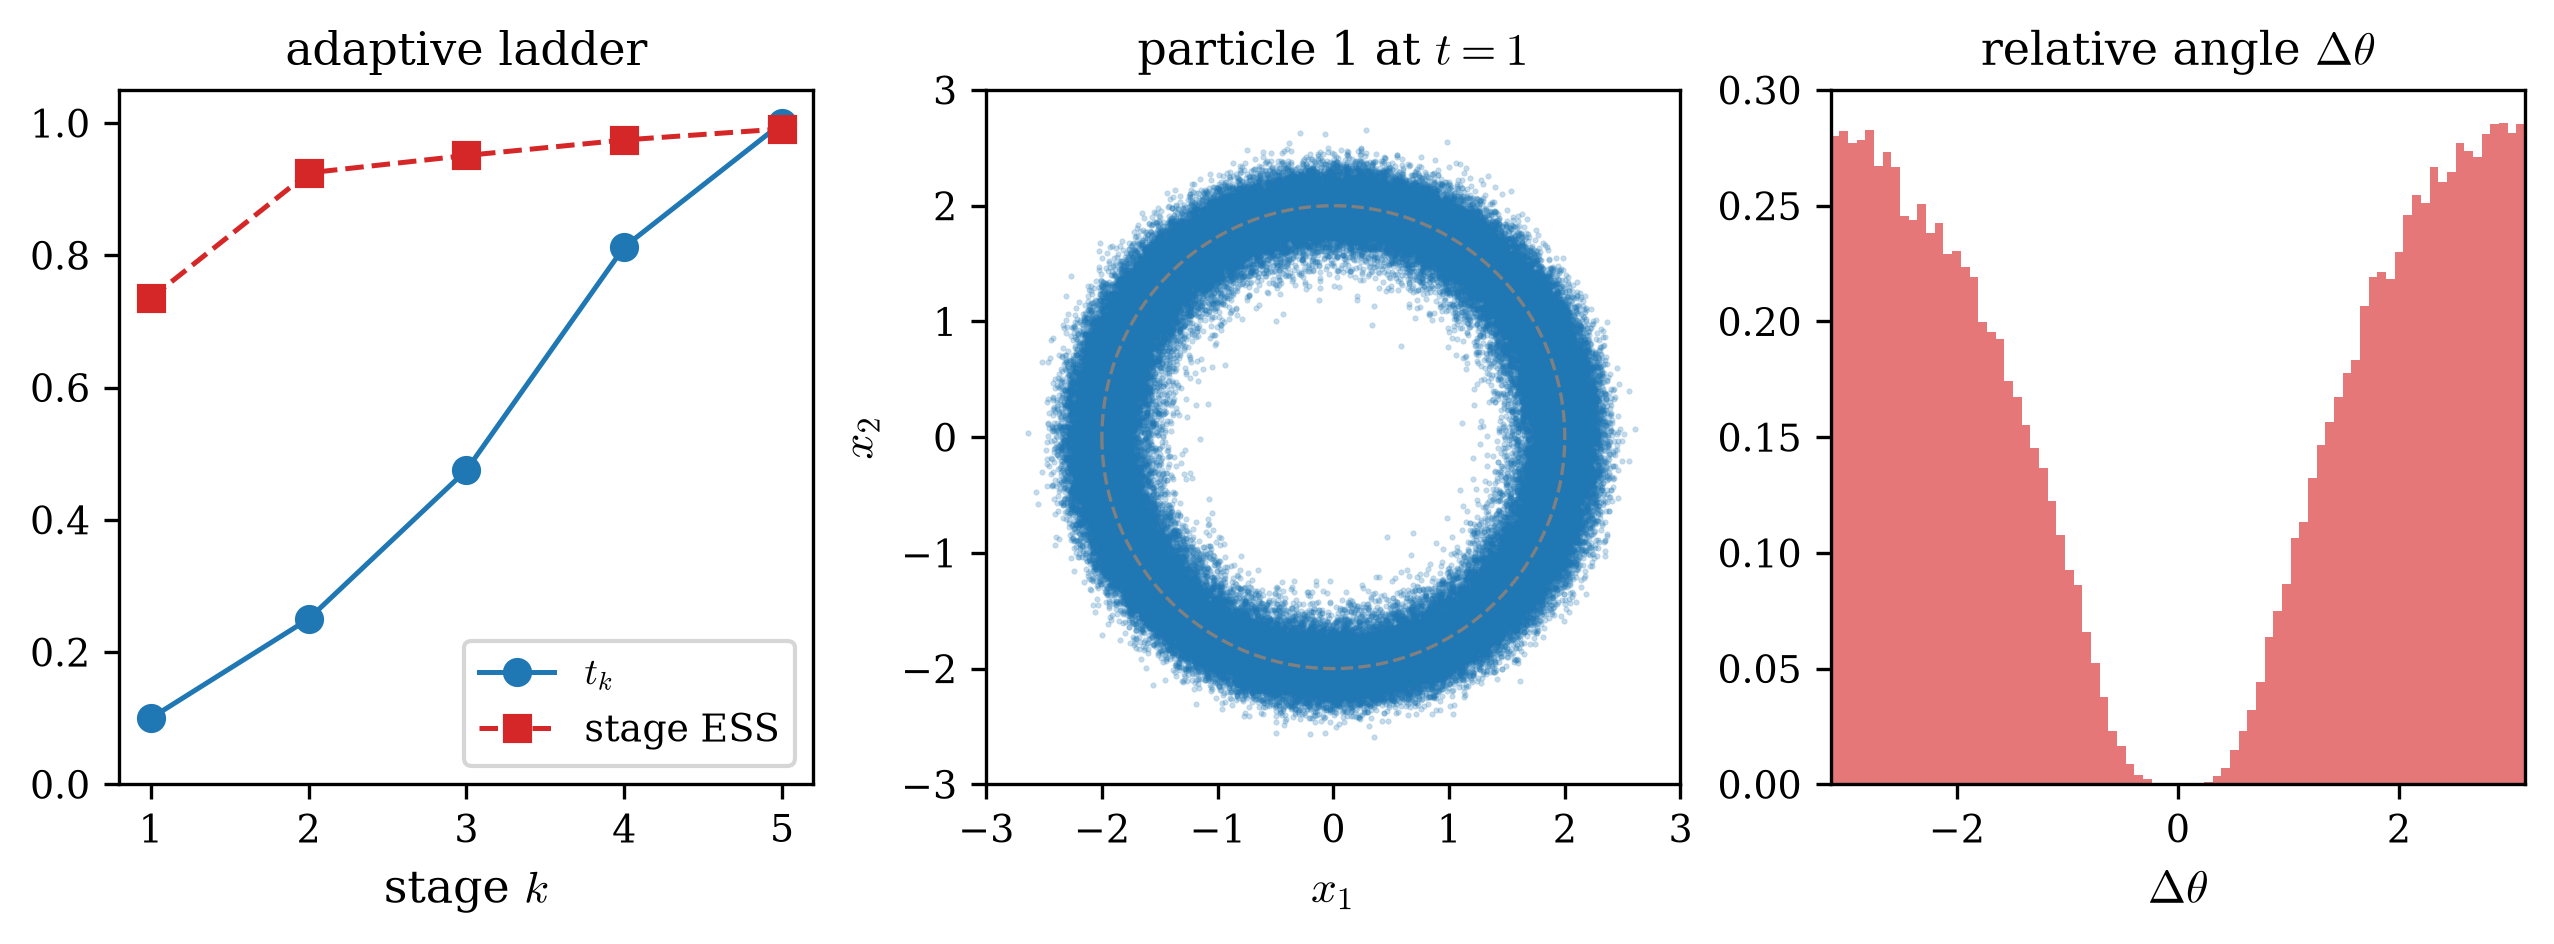

Write the Python code that produced this figure.
"""4D annealed Boltzmann generator — reverse KL with an ADAPTIVE ladder.

The 4D two-charge target of zflows' `tests/4D_Boltzmann_generator.py`:
x = (x1, x2), x_i in R^2, confined to a soft annulus and repelling via a
regularized 3D Coulomb interaction,

    U_target(x) = a [ (|x1|^2 - r0^2)^2 + (|x2|^2 - r0^2)^2 ]
                + q2 / sqrt(|x1 - x2|^2 + eps^2).

A direct flow proposal from the 4D Gaussian source has ESS ~ 0, so the
flow is trained along the bridge ladder U_t = (1 - t) U_0 + t U_1 by
`boltzmann_reverse_KL`: per stage, packed reverse KL training against
the bridge (warm-started), full-set ESS validation with
rejection/shrink, then importance resampling + Langevin rejuvenation of
the particle set. The ladder coefficient t is ADAPTIVE (safe start,
enlarge-factor extrapolation, shrink on rejection) — the fixed
c_k = k / 12 schedule of the original is replaced by the ESS-gated
selection.

Run from the repo root:  ~/.envs/jax/bin/python -m example.4D_Boltzmann_generator
"""

import os
import time
from pathlib import Path

os.environ.setdefault("XLA_PYTHON_CLIENT_PREALLOCATE", "false")

import equinox as eqx
import jax
import jax.numpy as jnp
import matplotlib

matplotlib.use("Agg")
import matplotlib.pyplot as plt
import numpy as np

plt.rcParams.update({
    "font.size": 10, "axes.labelsize": 11, "axes.titlesize": 11,
    "legend.fontsize": 9, "xtick.labelsize": 9, "ytick.labelsize": 9,
    "mathtext.fontset": "cm", "font.family": "serif",
})

from jax import Array
from jflows.flow import NSF
from jflows.potential import Nlog_Gaussian, Potential
from jflows.train import Monitor, boltzmann_reverse_KL

HERE = Path(__file__).resolve().parent
LOG = HERE / "4D_Boltzmann_generator.log"

# target physics (identical to the zflows original)
R0: float = 2.0        # annulus radius of the soft trap
A: float = 1.0         # trap stiffness
Q2: float = 4.0        # Coulomb coupling
EPS: float = 1e-3      # Coulomb regularization

# NSF flow architecture on the box [-NSF_LIM, NSF_LIM]^4
NSF_LIM = 3.0          # covers the Gaussian source (~3 sigma) and the annulus (r0 = 2)
BINS: int = 8          # rational-quadratic spline bins per transform
TRANSFORMS: int = 6    # autoregressive transforms stacked in the flow
HIDDEN_FEATURES = (64, 64)   # hidden widths of each conditioner MLP

# training parameters
N_VALID: int = 120000   # the fixed source set (training pool + validation ESS)
N_BATCH: int = 2000    # batch drawn from the fixed set per Adam step
STEPS: int = 500       # Adam steps per stage attempt (one compiled call)
LR: float = 1e-4       # Adam learning rate
MONITOR_EVERY: int = 20  # print loss + batch ESS every MONITOR_EVERY steps

# Langevin rejuvenation (training batches + the per-stage particle refresh)
MC_STEP: float = 1e-3  # Langevin rejuvenation step size
MC_ITERS: int = 100    # Langevin rejuvenation steps

# adaptive ladder (bg_param of boltzmann_reverse_KL)
BG_PARAM = {
    "t_safe": 0.1,        # stage-1 coefficient (the safe start)
    "shrink_factor": 0.7,  # rejected stage: t_k <- t_prev + shrink (t_k - t_prev)
    "enlarge_factor": 1.5, # accepted stage: extrapolation growth
    "tau": 0.6,            # full-set ESS acceptance threshold
}


def log(msg: str) -> None:
    line = f"[{time.strftime('%H:%M:%S')}] {msg}"
    print(line, flush=True)
    with open(LOG, "a") as fh:
        fh.write(line + "\n")


# source: 4D standard Gaussian
u0 = Nlog_Gaussian(mean=[0.0] * 4, variance=[1.0] * 4)


class U_Target(Potential):
    """Two charges on a soft annulus in R^2, regularized 3D Coulomb repulsion."""

    r0: float = eqx.field(static=True)
    a: float = eqx.field(static=True)
    q2: float = eqx.field(static=True)
    eps: float = eqx.field(static=True)

    def __init__(self, r0: float = R0, a: float = A, q2: float = Q2, eps: float = EPS):
        self.r0 = r0
        self.a = a
        self.q2 = q2
        self.eps = eps

    def __call__(self, x: Array) -> Array:   # Array [N, 4] -> Array [N]
        x1, x2 = x[:, :2], x[:, 2:]
        sq1 = (x1**2).sum(axis=-1)
        sq2 = (x2**2).sum(axis=-1)
        conf = self.a * ((sq1 - self.r0**2) ** 2 + (sq2 - self.r0**2) ** 2)
        d2 = ((x1 - x2) ** 2).sum(axis=-1)
        coul = self.q2 / jnp.sqrt(d2 + self.eps**2)
        return conf + coul


u1 = U_Target()


def main() -> None:
    open(LOG, "w").close()   # fresh log per run (no appending)
    log(f"START 4D_Boltzmann_generator | jax {jax.__version__} | "
        f"backend {jax.default_backend()} | N_VALID={N_VALID} N_BATCH={N_BATCH} "
        f"STEPS={STEPS} LR={LR} MC={MC_STEP}x{MC_ITERS} bg={BG_PARAM}")
    x_valid = u0.samples(jax.random.key(2), N_VALID)  # the fixed N_VALID source set
    flow = NSF(jax.random.key(0), a=[-NSF_LIM] * 4, b=[NSF_LIM] * 4, bins=BINS,
               transforms=TRANSFORMS, hidden_features=HIDDEN_FEATURES).zeros()

    t0 = time.time()
    flow, y, stages = boltzmann_reverse_KL(
        x_valid, u0, u1, flow, type="F",
        n_batch=N_BATCH, steps=STEPS, lr=LR, mc_step=MC_STEP, mc_iters=MC_ITERS,
        monitor=Monitor(MONITOR_EVERY, "[train] ", log), bg_param=BG_PARAM,
    )
    ts = [s["t"] for s in stages]
    log(f"ladder done in {time.time() - t0:.1f}s: "
        f"t = {[round(t, 4) for t in ts]}  ESS = {[round(s['ess'], 3) for s in stages]}  "
        f"({'COMPLETE' if ts and ts[-1] == 1.0 else 'INCOMPLETE'})")

    # incremental stage quality (the generator's sample output is y)
    if stages:
        log(f"stage ESS: min = {min(s['ess'] for s in stages):.4f}   "
            f"last = {stages[-1]['ess']:.4f}   (N_VALID = {N_VALID})")

    # figure: adaptive ladder | particle-1 marginal at t = 1 | relative angle
    fig, axes = plt.subplots(1, 3, figsize=(8.4, 3.0), constrained_layout=True)

    axes[0].plot(range(1, len(ts) + 1), ts, "o-", color="#1F77B4", lw=1.2, label=r"$t_k$")
    axes[0].plot(range(1, len(ts) + 1), [s["ess"] for s in stages], "s--",
                 color="#D62728", lw=1.2, label="stage ESS")
    axes[0].set_xlabel("stage $k$")
    axes[0].set_xticks(range(1, len(ts) + 1))
    axes[0].set_ylim(0.0, 1.05)
    axes[0].set_title("adaptive ladder")
    axes[0].legend(loc="lower right")
    axes[0].set_box_aspect(1.0)

    y_np = np.asarray(y)
    theta = np.linspace(-np.pi, np.pi, 400)
    axes[1].scatter(y_np[:, 0], y_np[:, 1], s=0.2, alpha=0.3, color="#1F77B4A0",
                    rasterized=True)
    axes[1].plot(R0 * np.cos(theta), R0 * np.sin(theta), color="gray", lw=0.8, ls="--")
    axes[1].set_title("particle 1 at $t = 1$")
    axes[1].set_xlim(-NSF_LIM, NSF_LIM)
    axes[1].set_ylim(-NSF_LIM, NSF_LIM)
    axes[1].set_aspect("equal")
    axes[1].set_xlabel(r"$x_1$")
    axes[1].set_ylabel(r"$x_2$")

    dtheta = np.arctan2(y_np[:, 3], y_np[:, 2]) - np.arctan2(y_np[:, 1], y_np[:, 0])
    dtheta = (dtheta + np.pi) % (2.0 * np.pi) - np.pi
    axes[2].hist(dtheta, bins=80, density=True, color="#D62728A0")
    axes[2].set_title(r"relative angle $\Delta\theta$")
    axes[2].set_xlabel(r"$\Delta\theta$")
    axes[2].set_xlim(-np.pi, np.pi)
    axes[2].set_box_aspect(1.0)

    png = HERE / "4D_Boltzmann_generator.png"
    fig.savefig(png, dpi=300, bbox_inches="tight")
    plt.close(fig)
    log(f"DONE — figure at {png}")


if __name__ == "__main__":
    main()
